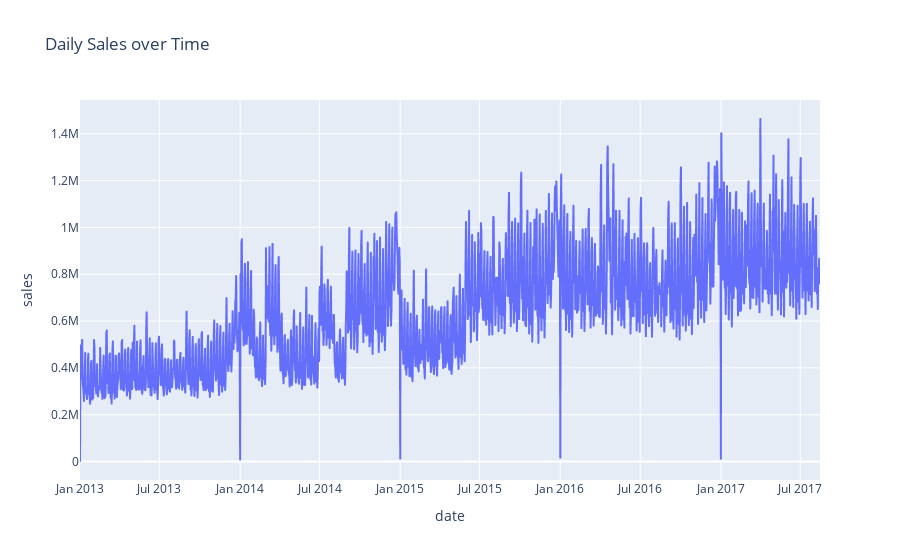

The notebook cell this image was saved under:
### Code cell
# sales over time
px.line(daily_sales, x='date', y='sales',title = "Daily Sales over Time")

### Figure 1 — Plotly figure (JSON) as saved in the notebook; plotly's stock layout.template omitted (floating-point values rounded to 4 significant figures; data arrays with more than 128 entries replaced by an {"elided": "..."} marker saying what was removed)
{"data": [{"hovertemplate": "date=%{x}<br>sales=%{y}<extra></extra>", "legendgroup": "", "line": {"color": "#636efa", "dash": "solid"}, "marker": {"symbol": "circle"}, "mode": "lines", "name": "", "showlegend": false, "type": "scattergl", "x": {"elided": "1684 str values"}, "xaxis": "x", "y": {"elided": "1684 float values"}, "yaxis": "y"}], "layout": {"legend": {"tracegroupgap": 0}, "title": {"text": "Daily Sales over Time"}, "xaxis": {"anchor": "y", "domain": [0, 1], "title": {"text": "date"}}, "yaxis": {"anchor": "x", "domain": [0, 1], "title": {"text": "sales"}}}}
